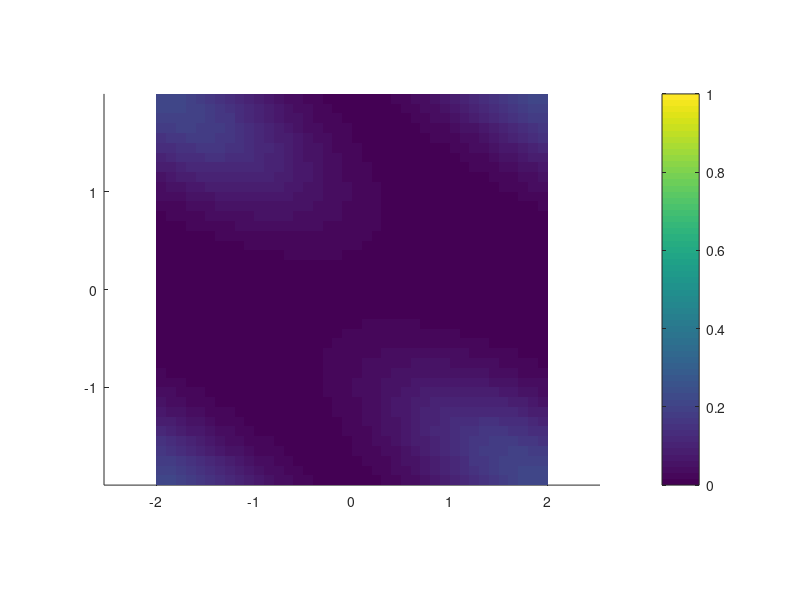

The MATLAB script that drew this image:
% Script: convect2d.m

close all;
clear all;

% Specify x range and number of points
x0 = -2;
x1 =  2;
Nx = 40;

% Specify y range and number of points
y0 = -2;
y1 =  2;
Ny = 40;

% Construct mesh
x       = linspace(x0,x1,Nx+1);
y       = linspace(y0,y1,Ny+1);
[xg,yg] = ndgrid(x,y);

% Construct mesh needed for plotting
xp = zeros(4,Nx*Ny);
yp = zeros(4,Nx*Ny);
n = 0;

for j = 1:Ny,
  for i = 1:Nx,

    n = n + 1;
    xp(1,n) = x(i);
    yp(1,n) = y(j);

    xp(2,n) = x(i+1);
    yp(2,n) = y(j);

    xp(3,n) = x(i+1);
    yp(3,n) = y(j+1);

    xp(4,n) = x(i);
    yp(4,n) = y(j+1);

  end
end

% Calculate midpoint values in each control volume
xmid = 0.5*(x(1:Nx) + x(2:Nx+1));
ymid = 0.5*(y(1:Ny) + y(2:Ny+1));

[xmidg,ymidg] = ndgrid(xmid,ymid);

% Calculate cell size in control volumes (assumed equal)
dx = x(2) - x(1);
dy = y(2) - y(1);
A  = dx*dy;

% Set velocity
u = 1;
v = 1;

% Set final time
tfinal = 10;

% Set timestep
CFL = 1.0;
dt = CFL/(abs(u)/dx + abs(v)/dy);

% Set initial condition to U0 = exp(-x^2 - 20*y^2)
% Note: technically, we should average the initial
% distribution in each cell but I chose to just set
% the value of U in each control volume to the midpoint
% value of U0.
U = exp(-xmidg.^2 - 20*ymidg.^2);
t = 0;


% Loop until t > tfinal
while (t < tfinal),

  % The following implement the bc's by creating a larger array
  % for U and putting the appropriate values in the first and last
  % columns or rows to set the correct bc's
  Ubc(2:Nx+1,2:Ny+1) = U; % Copy U into Ubc
  Ubc(   1,2:Ny+1)   = U(Nx, :); % Periodic bc
  Ubc(Nx+2,2:Ny+1)   = U( 1, :); % Periodic bc
  Ubc(2:Nx+1,   1)   = U( :,Ny); % Periodic bc
  Ubc(2:Nx+1,Ny+2)   = U( :, 1); % Periodic bc

  % Calculate the flux at each interface

  % First the i interfaces
  F =   0.5*    u *( Ubc(2:Nx+2,2:Ny+1) + Ubc(1:Nx+1,2:Ny+1)) ...
      - 0.5*abs(u)*( Ubc(2:Nx+2,2:Ny+1) - Ubc(1:Nx+1,2:Ny+1));

  % Now the j interfaces
  G =   0.5*    v *( Ubc(2:Nx+1,2:Ny+2) + Ubc(2:Nx+1,1:Ny+1)) ...
      - 0.5*abs(v)*( Ubc(2:Nx+1,2:Ny+2) - Ubc(2:Nx+1,1:Ny+1));

  % Add contributions to residuals from fluxes
  R = (F(2:Nx+1,:) - F(1:Nx,:))*dy + (G(:,2:Ny+1) - G(:,1:Ny))*dx;

  % Forward Euler step
  U = U - (dt/A)*R;

  % Increment time
  t = t + dt;

  % Plot current solution
  Up = reshape(U,1,Nx*Ny);
  clf;
  [Hp] = patch(xp,yp,Up);
  set(Hp,'EdgeAlpha',0);
  axis('equal');
  caxis([0,1]);
  colorbar;
  drawnow;

end